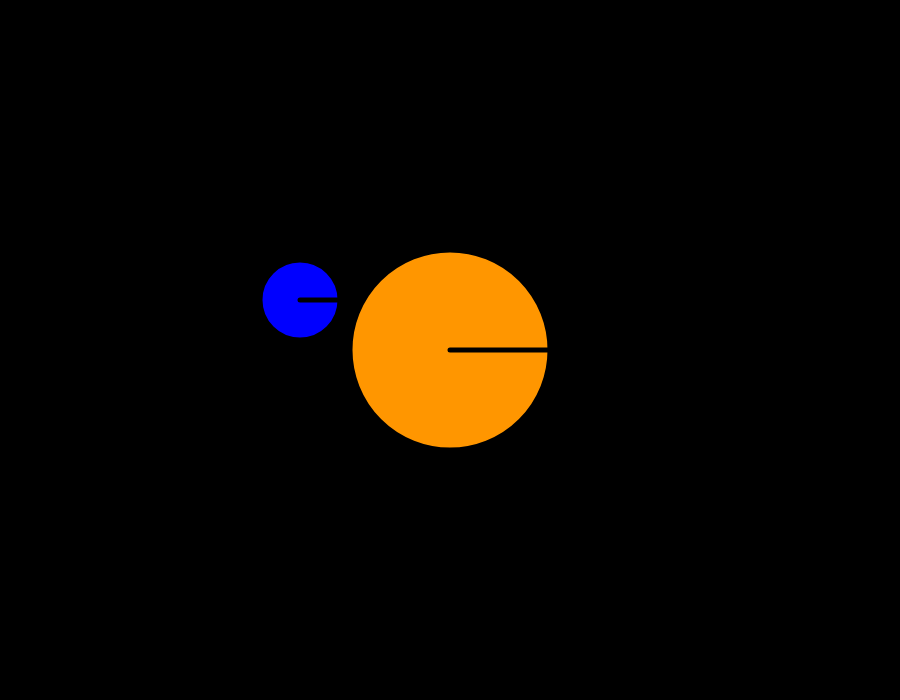
Frame 1 (no input)
Frame 60 (no input): identical to frame 1, image omitted
Frame 120 (the mouse pressed at the canvas centre since frame 60): identical to frame 1, image omitted

The p5.js sketch that drew this single still picture (run headless with seeded random() and noise() and a simulated clock; from frame 60 on, the mouse is pressed at the canvas centre):

// p5.js sketch
// ── sketch.js
var speed;

function setup() {
    createCanvas(900, 700);
}

function draw() {
    background(0);
    speed = frameCount;

    push();
    translate(width/2, height/2);

    celestialObj(color(255,150,0), 200); // SUN

    pop();
    
    //earth
    push();
    translate(300,300);
    celestialObj(color(0,0,255), 80);
    pop();
}

function celestialObj(c, size){
    strokeWeight(5);
    fill(c);
    stroke(0);
    ellipse(0, 0, size, size);
    line(0, 0, size/2, 0);
}
